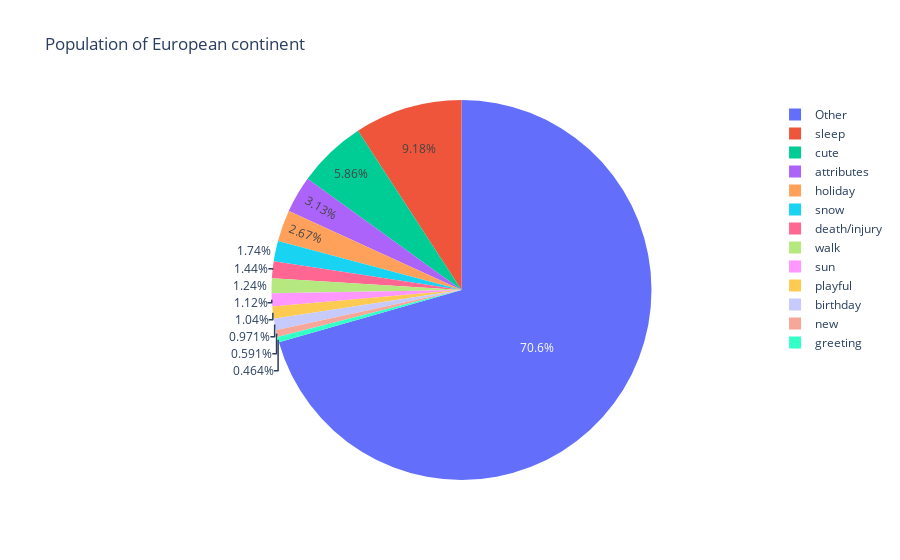

The cell this chart's notebook holds for it:
### Code cell
data = df.groupby(["subject"],as_index=False).agg({"target":"count"}).rename(columns={"target":"posts"})

fig = px.pie(data, values='posts', names='subject', title='Population of European continent')
fig.show()

### Figure 1 — Plotly figure (JSON) as saved in the notebook; plotly's stock layout.template omitted (floating-point values rounded to 4 significant figures)
{"data": [{"domain": {"x": [0, 1], "y": [0, 1]}, "hovertemplate": "subject=%{label}<br>posts=%{value}<extra></extra>", "labels": ["Other", "attributes", "birthday", "cute", "death/injury", "greeting", "holiday", "new", "playful", "sleep", "snow", "sun", "walk"], "legendgroup": "", "name": "", "showlegend": true, "type": "pie", "values": [41213, 1829, 567, 3423, 840, 271, 1561, 345, 605, 5360, 1018, 653, 727]}], "layout": {"legend": {"tracegroupgap": 0}, "title": {"text": "Population of European continent"}}}
